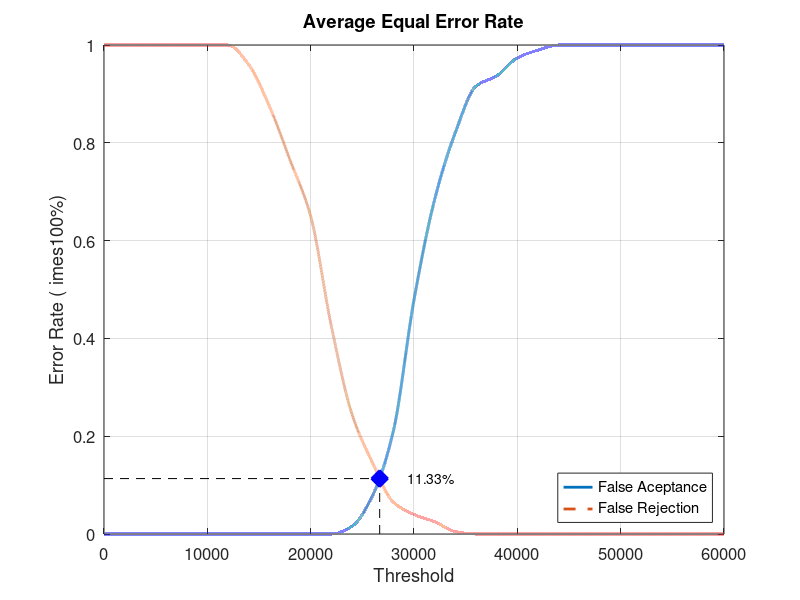
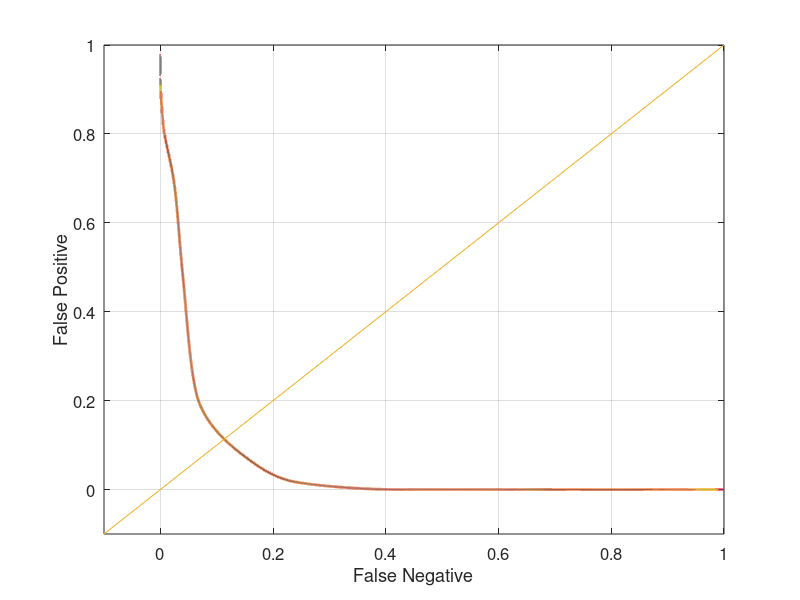

MATLAB code for these plots, in order:
close all;
clear;
clc;
x = 0:2000:60000;
xq = 0:0.5:60000;

y0 = [0 0 0 0 0 0 0 0 0 0 0 0 0.0157895 0.0789474 0.210526 0.478947 0.684211 0.821053 0.915789 0.936842 0.973684 0.989474 1 1 1 1 1 1 1 1 1]
yy0 = interp1(x, y0, xq, 'pchip');
y1 = [1 1 1 1 1 1 1 0.96 0.875 0.765 0.65 0.425 0.245 0.145 0.065 0.04 0.025 0.005 0 0 0 0 0 0 0 0 0 0 0 0 0]
yy1 = interp1(x, y1, xq, 'pchip');

% Calculating EER: 
y2 = abs(y0 - y1);
find(y2 == min(y2))
yy2 = abs(yy0 - yy1);
xEER = find(yy2 == min(yy2));
xEERIndex = xq(xEER) % X-axis EER
yEER = yy0(xEER) % Y-axis EER

main = figure
plot(xq, yy0,'-','LineWidth', 2);	hold on
plot(xq, yy1,'--','LineWidth', 2);	hold on
plot([xEERIndex xEERIndex], [0 yEER], 'k--');	hold on
plot([0 xEERIndex], [yEER yEER], 'k--');	hold on
plot(xEERIndex, yEER, 'bx', 'LineWidth', 10);	hold on
text(xEERIndex + 10 * xEERIndex / 100, yEER, [num2str(round((10000 * yEER)) / 100) '%'])
legend('False Aceptance', 'False Rejection', 'Location', 'SouthEast')
xlabel('Threshold')
ylabel('Error Rate (	imes100%)')
title('Average Equal Error Rate')
set(gca, 'FontSize', 12)
axis([0 60000 0 1])
grid on

print(main, 'Database3_2Main', '-dpng');
FNRxFPR = figure('Color', [1 1 1]);
plot(yy1, yy0, '-', yy1, yy0, 'LineWidth', 2);
hold on
y = -0.1:0.1:1
plot(y, y); 
set(gca, 'FontSize', 12)
xlabel('False Negative')
ylabel('False Positive')
axis([-0.1 1 -0.1 1])
set(gca, 'FontSize', 12)
grid on

print(FNRxFPR, 'Database3_2FNRxFPR','-dpng');
